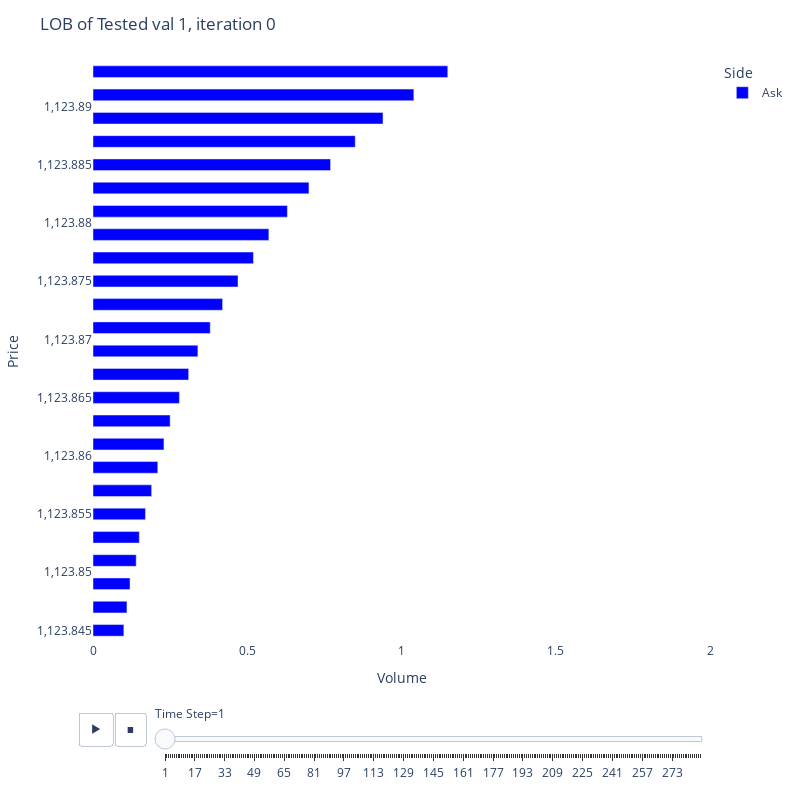

The cell this chart's notebook holds for it:
### Code cell
file_path = FILE_PATTERN_LOB.format(
    param_name=setting['parameter_tested'], param_value=param_value.value,
)
data = pd.read_csv(file_path)
data = data[data['Iteration'] == Iteration.value]

new_data_list = []

for i in range(data.shape[0]):
    res_bid = data['Order Book Bid Side'].iloc[i]
    res_ask = data['Order Book Ask Side'].iloc[i]
    time_step = data['Time Step'].iloc[i]
    res_bid = res_bid[1:-1]
    res_bid = res_bid.split(', ')
    res_ask = res_ask[1:-1]
    res_ask = res_ask.split(', ')
    for _ in range(len(res_bid)):
        tmp = res_bid[_].split(': ')
        if len(tmp) == 2:
            result = {}
            result['Time Step'] = time_step
            result['Price'] = float(tmp[0])
            result['Volume'] = float(tmp[1])
            result['Side'] = 'Bid'
            new_data_list.append(result)

    for _ in range(len(res_ask)):
        tmp = res_ask[_].split(': ')
        if len(tmp) == 2:
            result = {}
            result['Time Step'] = time_step
            result['Price'] = float(tmp[0])
            result['Volume'] = float(tmp[1])
            result['Side'] = 'Ask'
            new_data_list.append(result)

df = pd.DataFrame(new_data_list)

fig = px.bar(df,
             y="Price",
             x="Volume",
             animation_frame="Time Step",
             orientation='h',
             color="Side",   
             color_discrete_map={
                'Bid': 'red',
                'Ask': 'blue'
            },
            range_x=[0, 2]
    )
# improve aesthetics (size, grids etc.)
fig.update_layout(width=800,
                  height=800,
                  xaxis_showgrid=True,
                  yaxis_showgrid=True,
                  plot_bgcolor='rgba(0,0,0,0)',
                  title_text=f'LOB of Tested val {param_value.value}, iteration {Iteration.value}',
                  showlegend=True,
    )
    
fig.update_traces(width=0.001)
fig.update_xaxes(title_text='Volume')
fig.update_yaxes(title_text='Price')
fig.show()
